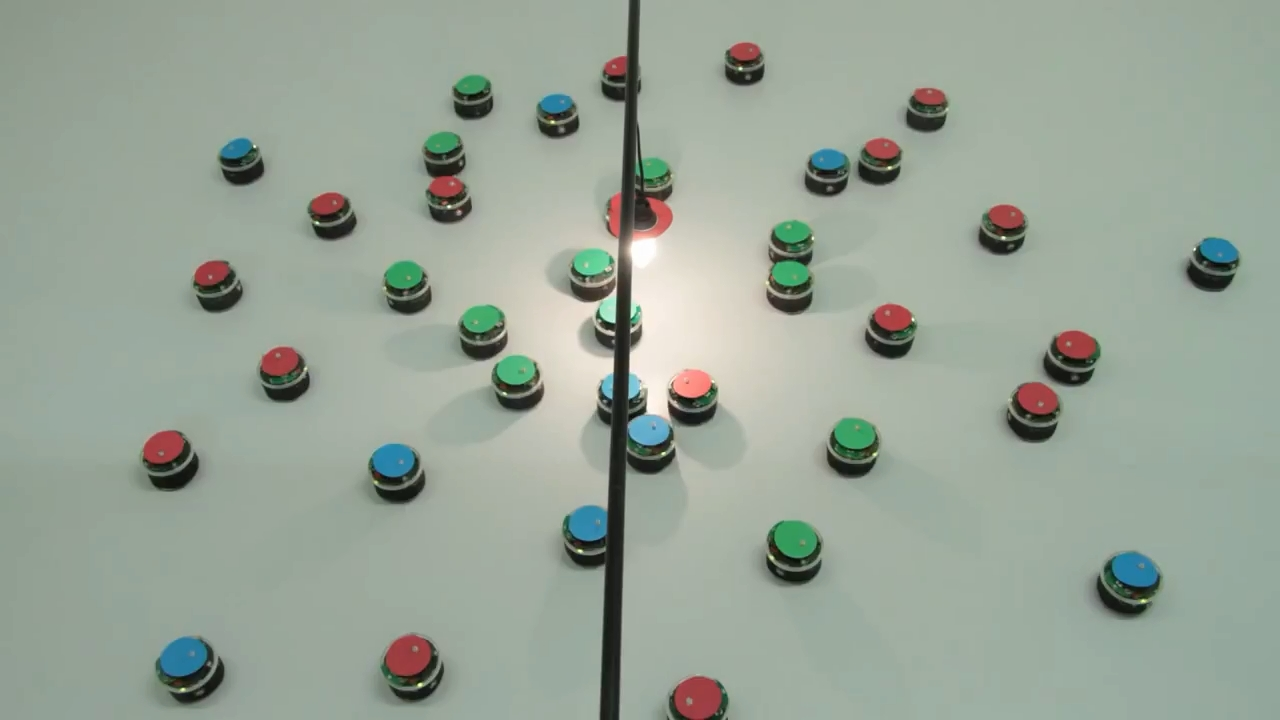
//> input picture lab_3/img_zadan/roboti/roi_robotov.jpg, 1280 x 720 px
$ ./task3   (built with g++ and OpenCV 4)
//> lines starting //> are read from the running program, lines starting //| are printed output that depends on the picture; after the words box and inside, x2 and y2 are one past the last pixel; in counts of white or black regions, pixels touching at a corner belong together
#include <opencv2/imgproc.hpp>
#include <opencv2/opencv.hpp>
#include <vector>

using namespace cv;
using namespace std;

const int max_value_H = 360/2;
const int max_value = 255;

int low_H = 0, low_S = 0, low_V = 0;
int high_H = max_value_H, high_S = max_value, high_V = max_value, minArea=0;


void find_robots(Mat &src, vector<vector<Point>> &contours, Scalar &range_min, Scalar &range_max, int minArea=0){
    Mat thimg;
    inRange(src, range_min, range_max, thimg);
    Mat opened, closed, dilated;
    morphologyEx(thimg, opened, MORPH_OPEN, getStructuringElement(MORPH_RECT, Size(5, 5)));
    morphologyEx(opened, closed, MORPH_CLOSE, getStructuringElement(MORPH_RECT, Size(7, 7)), cv::Point(-1, -1), 3);
    morphologyEx(closed, opened, MORPH_OPEN, getStructuringElement(MORPH_RECT, Size(3, 3)));
    morphologyEx(opened, closed, MORPH_CLOSE, getStructuringElement(MORPH_RECT, Size(5, 5)), cv::Point(-1, -1), 4);
    morphologyEx(closed, dilated, MORPH_DILATE, getStructuringElement(MORPH_RECT, Size(3, 3)), cv::Point(-1, -1), 1);
    vector<vector<Point>> cnts;
    findContours(dilated, cnts, RETR_LIST, CHAIN_APPROX_NONE);
    for (size_t i = 0; i < cnts.size(); i++)
    {
        if (contourArea(cnts[i]) < minArea)
            continue;
        contours.push_back(cnts[i]);
    }
}

int main(int argc, char** argv){
	namedWindow("thimg");
	string fn;
	Mat img, thimg;
	if (argc>1) fn= argv[1];
	else fn = "../img_zadan/roboti/roi_robotov.jpg";
	img = imread(fn);
//> img is the input picture: 720 rows x 1280 cols, CV_8UC3; mean B, G, R 151.4, 164, 152.4
	imshow(fn, img);
    Mat bgrImg, hsvImg, gray;

    //red H:15-38 S:242-255 V:83-138 && H:151-180 S:184-224 V:243-255

    Scalar red_low_0(15, 242, 83);
    Scalar red_high_0(38, 255, 138);
    Scalar red_low_1(151, 184, 224);
    Scalar red_high_1(180, 224, 255);

//green H:90-128 S:112-255 V:0-255 && H:142-150 S:0-122 V:254-255
    Scalar green_low(90, 112, 0);
    Scalar green_high(128, 255, 255);
    Scalar green_low_1(142, 0, 254);
    Scalar green_high_1(150, 122, 255);

//blue H:73-89 S:139-218 V:175-255 && H: 98-157 S:0-107 v:254-255
    Scalar blue_low(73, 139, 0);
    Scalar blue_high(89, 218, 255);
    Scalar blue_low_1(98, 0, 254);
    Scalar blue_high_1(157, 107, 255);

    Scalar blue_clr(255, 0, 0);
    Scalar green_clr(0, 255, 0);
    Scalar red_clr(0, 0, 255);
    cvtColor(img, bgrImg, COLOR_YUV2BGR);
    cvtColor(bgrImg, hsvImg, COLOR_BGR2HSV);
//> hsvImg: 720 rows x 1280 cols, CV_8UC3; mean H, S, V 130.4, 133.9, 231.4

    vector<vector<Point>> contours_green;
    find_robots(hsvImg, contours_green, green_low, green_high);
//> in find_robots, `findContours(dilated, cnts, RETR_LIST, CHAIN_APPROX_NONE);`: cnts = 11 contours; largest, box (x1, y1, x2, y2) and area: (774, 519, 817, 558) 1296, (834, 417, 875, 449) 1038, (496, 354, 536, 385) 955, (387, 259, 423, 289) 862, (462, 304, 500, 333) 860
//> the loop in find_robots, `for (size_t i = 0; i < cnts.size(); i++)` made 11 passes
//> contours_green has the same summary as cnts in find_robots
    find_robots(hsvImg, contours_green, green_low_1, green_high_1);
//> in find_robots (call 2), `findContours(dilated, cnts, RETR_LIST, CHAIN_APPROX_NONE);`: cnts = 1 contour; box (x1, y1, x2, y2) and area: (602, 297, 617, 323) 278
//> the loop in find_robots (call 2), `for (size_t i = 0; i < cnts.size(); i++)` made 1 pass
//> contours_green = 12 contours; largest, box (x1, y1, x2, y2) and area: (774, 519, 817, 558) 1296, (834, 417, 875, 449) 1038, (496, 354, 536, 385) 955, (387, 259, 423, 289) 862, (462, 304, 500, 333) 860
    vector<vector<Point>> contours_blue;
    find_robots(hsvImg, contours_blue, blue_low, blue_high);
//> in find_robots (call 3), `findContours(dilated, cnts, RETR_LIST, CHAIN_APPROX_NONE);`: cnts = 8 contours; box (x1, y1, x2, y2) and area: (160, 637, 207, 676) 1372, (1112, 552, 1157, 587) 1190, (372, 443, 415, 477) 1100, (568, 506, 608, 540) 1022, (1200, 237, 1238, 263) 726, (812, 150, 846, 170) 532, (540, 94, 571, 113) 452, (221, 138, 251, 158) 432
//> contours_blue has the same summary as cnts in find_robots
    find_robots(hsvImg, contours_blue, blue_low_1, blue_high_1);
//> call 4 of find_robots, with minArea = 0
//> in find_robots (call 4), `morphologyEx(closed, dilated, MORPH_DILATE, getStructuringElement(MORP..`:
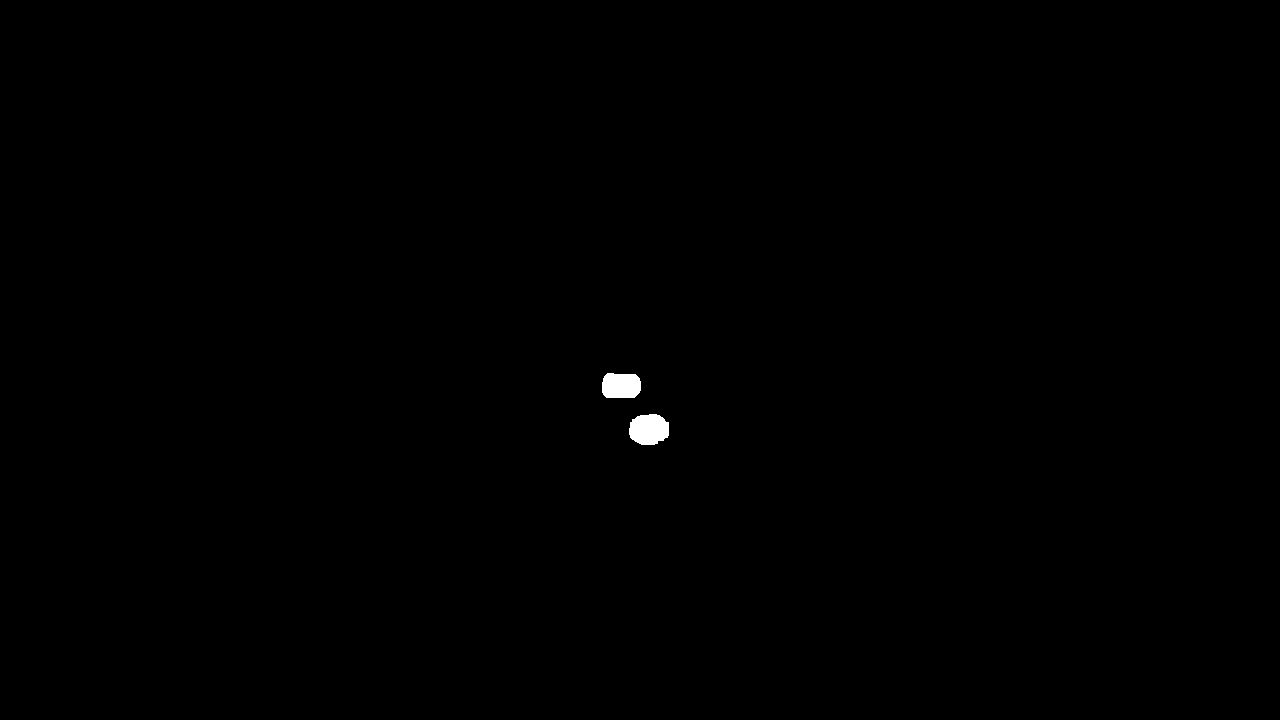
//> dilated: 720 rows x 1280 cols, CV_8UC1; 0.2% white; 2 white regions
//> in find_robots (call 4), `findContours(dilated, cnts, RETR_LIST, CHAIN_APPROX_NONE);`: cnts = 2 contours; box (x1, y1, x2, y2) and area: (629, 414, 669, 445) 954, (602, 373, 641, 398) 826
//> the loop in find_robots (call 4), `for (size_t i = 0; i < cnts.size(); i++)` made 2 passes
//> contours_blue = 10 contours; largest, box (x1, y1, x2, y2) and area: (160, 637, 207, 676) 1372, (1112, 552, 1157, 587) 1190, (372, 443, 415, 477) 1100, (568, 506, 608, 540) 1022, (629, 414, 669, 445) 954
    vector<vector<Point>> contours_red;
    find_robots(hsvImg, contours_red, red_low_0, red_high_0);
//> in find_robots (call 5), `findContours(dilated, cnts, RETR_LIST, CHAIN_APPROX_NONE);`: cnts = 15 contours; largest, box (x1, y1, x2, y2) and area: (675, 676, 721, 720) 1693, (386, 635, 431, 675) 1371, (1017, 382, 1058, 414) 992, (144, 430, 184, 463) 988, (1057, 330, 1094, 358) 810
//> contours_red has the same summary as cnts in find_robots
    find_robots(hsvImg, contours_red, red_low_1, red_high_1);
//> in find_robots (call 6), `findContours(dilated, cnts, RETR_LIST, CHAIN_APPROX_NONE);`: cnts = 1 contour; box (x1, y1, x2, y2) and area: (675, 370, 711, 397) 737
//> contours_red = 16 contours; largest, box (x1, y1, x2, y2) and area: (675, 676, 721, 720) 1693, (386, 635, 431, 675) 1371, (1017, 382, 1058, 414) 992, (144, 430, 184, 463) 988, (1057, 330, 1094, 358) 810

    Mat draw = img.clone();
    vector<Point> greenRobotsCenters;
    for (size_t i = 0; i < contours_green.size(); i++)
    {
        Moments mnts = moments(contours_green[i]);
        int centerX = mnts.m10 / mnts.m00;
        int centerY = mnts.m01 / mnts.m00;
        greenRobotsCenters.push_back(Point(centerX, centerY));
        drawContours(draw, contours_green, i, green_clr, 3);
    }
//> this loop made 12 passes
//> (centerX, centerY) on passes 1 to 8: (795, 537), (854, 432), (515, 369), (480, 317), (789, 272), (404, 273), (590, 261), (791, 230)
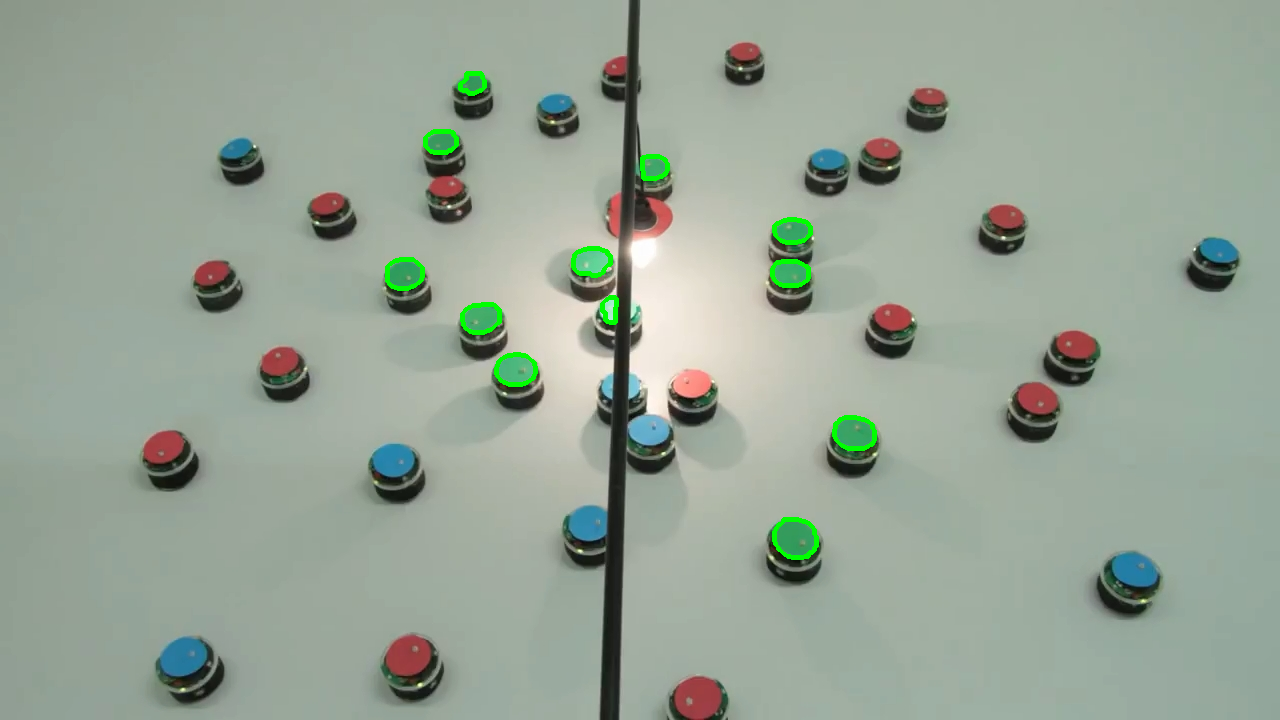
//> draw: 720 rows x 1280 cols, CV_8UC3; 0.61% of pixels changed, all inside (x1, y1, x2, y2) = (385, 71, 877, 560)
    vector<Point> blueRobotsCenters;
    for (size_t i = 0; i < contours_blue.size(); i++)
    {
        Moments mnts = moments(contours_blue[i]);
        int centerX = mnts.m10 / mnts.m00;
        int centerY = mnts.m01 / mnts.m00;
        blueRobotsCenters.push_back(Point(centerX, centerY));
        drawContours(draw, contours_blue, i, blue_clr, 3);
    }
//> this loop made 10 passes
//> (centerX, centerY) on passes 1 to 8: (183, 656), (1133, 569), (587, 522), (393, 459), (1218, 249), (828, 159), (236, 147), (555, 103)
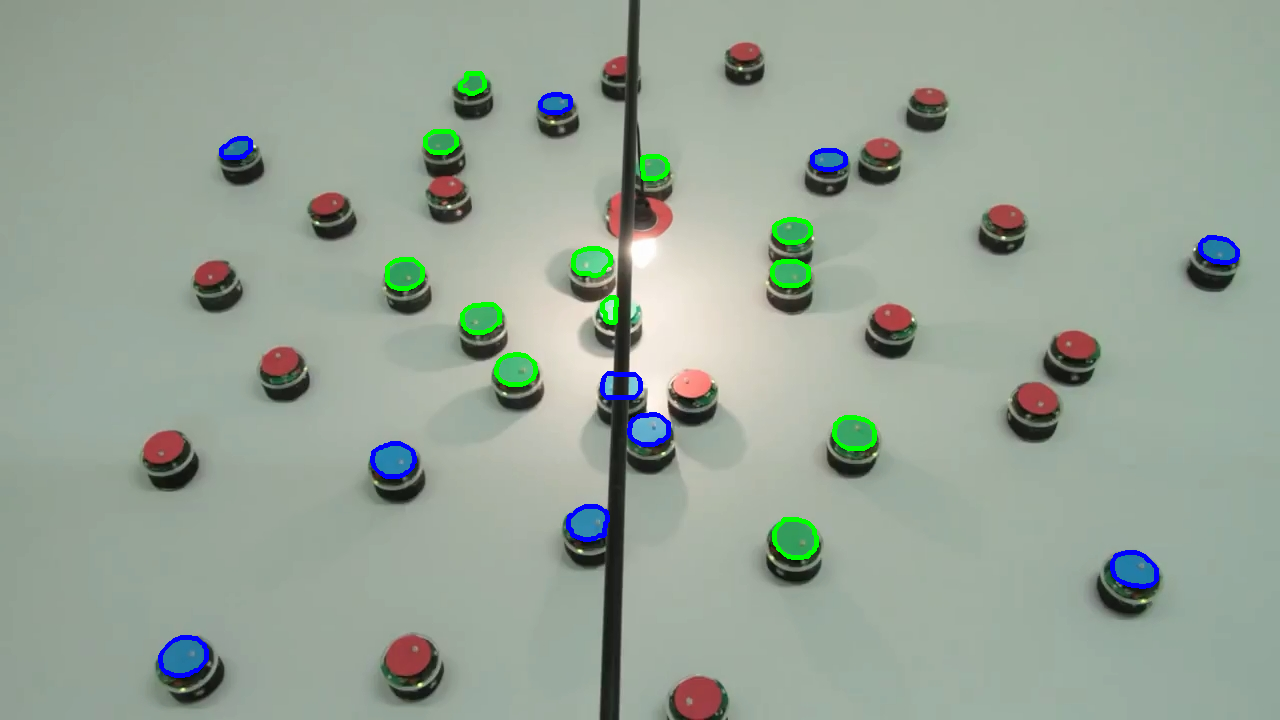
//> draw: 720 rows x 1280 cols, CV_8UC3; 0.54% of pixels changed, all inside (x1, y1, x2, y2) = (158, 92, 1240, 678)
    vector<Point> redRobotsCenters;
    for (size_t i = 0; i < contours_red.size(); i++)
    {
        Moments mnts = moments(contours_red[i]);
        int centerX = mnts.m10 / mnts.m00;
        int centerY = mnts.m01 / mnts.m00;
        redRobotsCenters.push_back(Point(centerX, centerY));
        drawContours(draw, contours_red, i, red_clr, 3);
    }
//> this loop made 16 passes
//> (centerX, centerY) on passes 1 to 8: (697, 698), (408, 654), (163, 446), (1036, 397), (279, 360), (1075, 343), (892, 316), (210, 271)
//> draw: 720 rows x 1280 cols, CV_8UC3; 0.81% of pixels changed, all inside (x1, y1, x2, y2) = (142, 40, 1096, 720)
    imshow("draw", draw);

    // TASK3.2_______________________________________________________________________
    gray = imread(fn, 0);
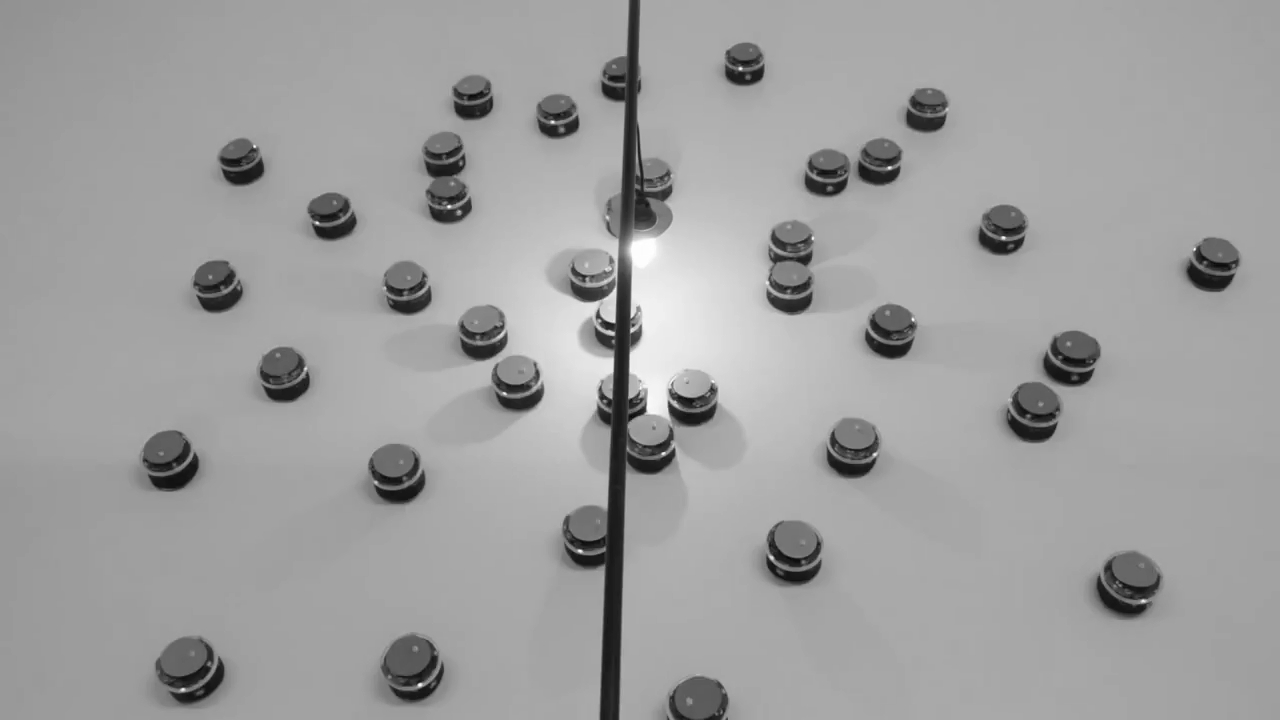
//> gray: 720 rows x 1280 cols, CV_8UC1; min 4, max 255, mean 159

    threshold(gray, thimg, 247, 255, THRESH_BINARY);
//> thimg: 720 rows x 1280 cols, CV_8UC1; 0.06% white; 10 white regions (8 under 20 px)
    imshow("thimg", thimg);

    vector<vector<Point>> cnts;
    findContours(thimg, cnts, RETR_LIST, CHAIN_APPROX_NONE);
//> cnts = 10 contours, 9 with area under 20; largest, box (x1, y1, x2, y2) and area: (631, 239, 656, 268) 496
    double maxArea = 0;
    int lampCenterX = 0;
    int lampCenterY = 0;
    for (size_t i = 0; i < cnts.size(); i++)
    {
        if (contourArea(cnts[i]) > maxArea){
            Moments mnts = moments(cnts[i]);
            lampCenterX = mnts.m10 / mnts.m00;
            lampCenterY = mnts.m01 / mnts.m00;
        }
    }
//> this loop made 10 passes
//> (lampCenterX, lampCenterY) on passes 3, 8: (648, 402), (642, 251)
    circle(draw, Point(lampCenterX, lampCenterY), 3, Scalar(0, 0, 0), 3);
//> draw: 720 rows x 1280 cols, CV_8UC3; mean B, G, R 150.7, 163.3, 152.4
    float minDistance = 0;

    Point closestGreen;
    for (size_t i = 0; i < greenRobotsCenters.size(); i++)
    {
        float distance = sqrt((greenRobotsCenters[i].x - lampCenterX) * (greenRobotsCenters[i].x - lampCenterX) +
                            (greenRobotsCenters[i].y - lampCenterY) * (greenRobotsCenters[i].y - lampCenterY));
        if ((i == 0) || (distance < minDistance)){
            minDistance = distance;
            closestGreen.x = greenRobotsCenters[i].x;
            closestGreen.y = greenRobotsCenters[i].y;
        }
    }
//> this loop made 12 passes
//> (distance, minDistance) on passes 1, 2, 3, 5, 7: (324.4, 324.4), (278.8, 278.8), (173.4, 173.4), (148.5, 148.5), (52.95, 52.95)
//> after the loop, minDistance = 52.95; closestGreen = Point(590, 261)
    circle(draw, closestGreen, 3, Scalar(255, 255, 255), 3);
//> draw: 720 rows x 1280 cols, CV_8UC3; mean B, G, R 150.7, 163.3, 152.4

    minDistance = 0;

    Point closestBlue;
    for (size_t i = 0; i < blueRobotsCenters.size(); i++)
    {
        float distance = sqrt((blueRobotsCenters[i].x - lampCenterX) * (blueRobotsCenters[i].x - lampCenterX) +
                            (blueRobotsCenters[i].y - lampCenterY) * (blueRobotsCenters[i].y - lampCenterY));
        if ((i == 0) || (distance < minDistance)){
            minDistance = distance;
            closestBlue.x = blueRobotsCenters[i].x;
            closestBlue.y = blueRobotsCenters[i].y;
        }
    }
//> this loop made 10 passes
//> (distance, minDistance) on passes 1, 2, 3, 6, 8, 10: (612.1, 612.1), (585, 585), (276.5, 276.5), (207.5, 207.5), (171.7, 171.7), (135.8, 135.8)
//> after the loop, minDistance = 135.8; closestBlue = Point(620, 385)
    circle(draw, closestBlue, 3, Scalar(255, 255, 255), 3);
//> draw: 720 rows x 1280 cols, CV_8UC3; mean B, G, R 150.8, 163.3, 152.4

    minDistance = 0;
    Point closestRed;
    for (size_t i = 0; i < redRobotsCenters.size(); i++)
    {
        float distance = sqrt((redRobotsCenters[i].x - lampCenterX) * (redRobotsCenters[i].x - lampCenterX) +
                            (redRobotsCenters[i].y - lampCenterY) * (redRobotsCenters[i].y - lampCenterY));
        if ((i == 0) || (distance < minDistance)){
            minDistance = distance;
            closestRed.x = redRobotsCenters[i].x;
            closestRed.y = redRobotsCenters[i].y;
        }
    }
//> this loop made 16 passes
//> (distance, minDistance) on passes 1, 4, 5, 7, 11, 14, 16: (450.4, 450.4), (420.2, 420.2), (379, 379), (258.3, 258.3), (207.4, 207.4), (187.8, 187.8), (141.2, 141.2)
//> after the loop, minDistance = 141.2; closestRed = Point(692, 383)
    circle(draw, closestRed, 3, Scalar(255, 255, 255), 3);
//> draw: 720 rows x 1280 cols, CV_8UC3; mean B, G, R 150.8, 163.3, 152.4

    imshow("closest", draw);

    waitKey();
}
